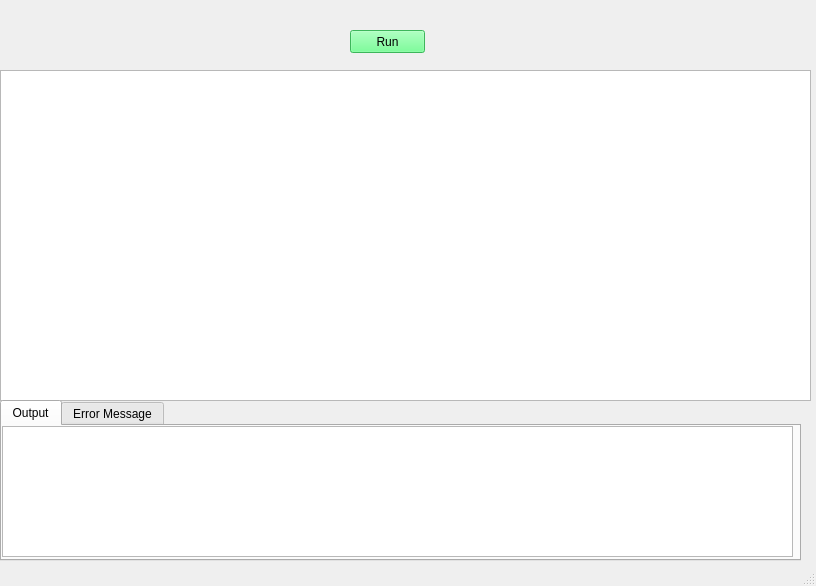
<?xml version="1.0" encoding="UTF-8"?>
<ui version="4.0">
 <class>MainWindow</class>
 <widget class="QMainWindow" name="MainWindow">
  <property name="geometry">
   <rect>
    <x>0</x>
    <y>0</y>
    <width>816</width>
    <height>586</height>
   </rect>
  </property>
  <property name="windowTitle">
   <string>Matcox</string>
  </property>
  <property name="documentMode">
   <bool>false</bool>
  </property>
  <widget class="QWidget" name="centralwidget">
   <property name="enabled">
    <bool>true</bool>
   </property>
   <widget class="QTextEdit" name="textEdit">
    <property name="geometry">
     <rect>
      <x>0</x>
      <y>70</y>
      <width>811</width>
      <height>331</height>
     </rect>
    </property>
   </widget>
   <widget class="QPushButton" name="pushButton">
    <property name="geometry">
     <rect>
      <x>350</x>
      <y>30</y>
      <width>75</width>
      <height>23</height>
     </rect>
    </property>
    <property name="styleSheet">
     <string notr="true">background-color: rgb(85, 255, 127);</string>
    </property>
    <property name="text">
     <string>Run</string>
    </property>
   </widget>
   <widget class="QTabWidget" name="tabWidget">
    <property name="geometry">
     <rect>
      <x>0</x>
      <y>400</y>
      <width>801</width>
      <height>161</height>
     </rect>
    </property>
    <property name="currentIndex">
     <number>0</number>
    </property>
    <widget class="QWidget" name="tab">
     <attribute name="title">
      <string>Output</string>
     </attribute>
     <widget class="QTextEdit" name="textEdit_2">
      <property name="geometry">
       <rect>
        <x>0</x>
        <y>0</y>
        <width>791</width>
        <height>131</height>
       </rect>
      </property>
      <property name="readOnly">
       <bool>true</bool>
      </property>
     </widget>
    </widget>
    <widget class="QWidget" name="tab_2">
     <attribute name="title">
      <string>Error Message</string>
     </attribute>
     <widget class="QTextEdit" name="textEdit_3">
      <property name="geometry">
       <rect>
        <x>0</x>
        <y>0</y>
        <width>791</width>
        <height>131</height>
       </rect>
      </property>
      <property name="readOnly">
       <bool>true</bool>
      </property>
      <property name="placeholderText">
       <string>No Error</string>
      </property>
     </widget>
    </widget>
   </widget>
  </widget>
  <widget class="QStatusBar" name="statusbar"/>
 </widget>
 <resources/>
 <connections/>
</ui>
